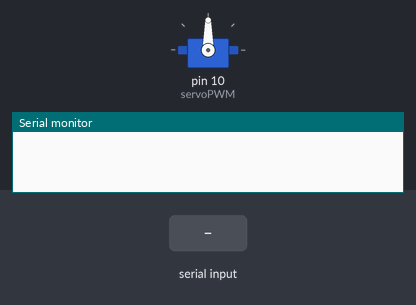
The sketch below on a simulated Arduino Uno, built with avr-gcc and run on an emulated ATmega328P. On the bench: servo, the last lines printed to the serial monitor. The inputs (shaded band) are chosen by the test bench.

Above: at 2.2 s.
2.3 s: "90,45\n" received over Serial
At 3.7 s:
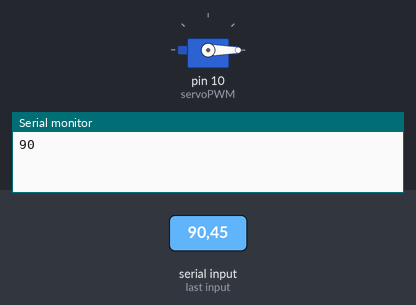
Timing chart, 0 to 5.3 s (numbered marks = the images above; inputs shaded):
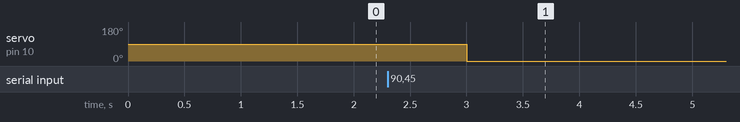

Measured:
- after the input at 2.3 s, servo on pin 10 (servoPWM): 90° → 0° after 0.70 s

The sketch:

USB_position_control.ino
```cpp
#include <Servo.h>
int servoPWM = 10;
Servo Servo1;

void setup() {
  // put your setup code here, to run once:
  Servo1.attach(servoPWM);
  Serial.begin(115200);
  delay(1000);
}

void loop() {
  // put your main code here, to run repeatedly:
  int milis = input();
  move(milis);
}


 int input() {
  String inString = "";
  while(Serial.available() == 0) { }
  delay(100);
  while (Serial.available() > 0) {
    delay(100);
    int inChar = Serial.read();
    //Serial.println("Read Char: " + String(inChar));
    inString += (char)inChar;
  }
  int output = inString.toInt();
  //Serial.println("The output is:" + String(output));
  Serial.println(output);
  return output;
}


void move(int milis) {
  Servo1.writeMicroseconds(milis);
  //Serial.println("Moving to lilis: ");
  //Serial.println(milis);
  //delay(3000);
}
```
